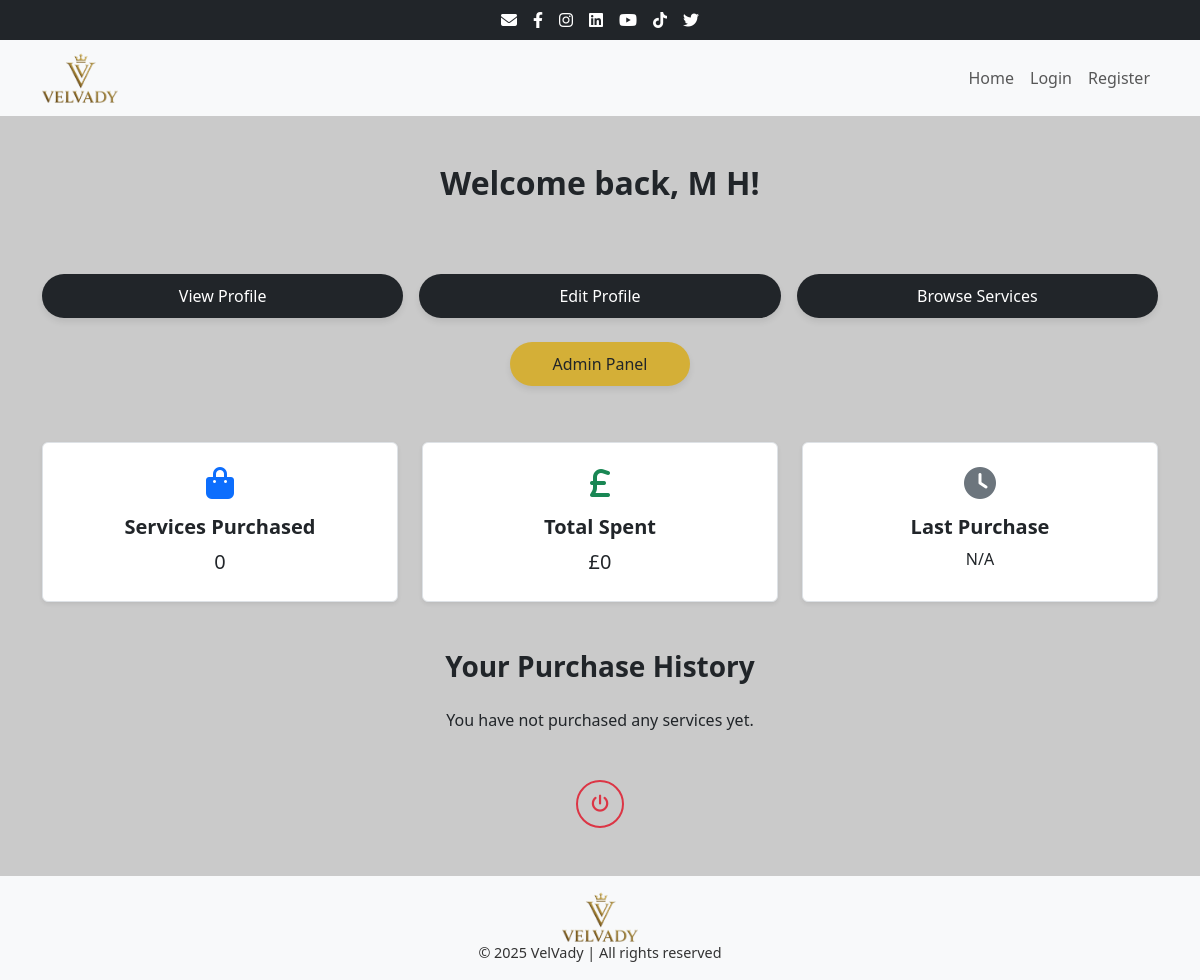
Before: /accounts/dashboard/ (signed in) with the older database file.
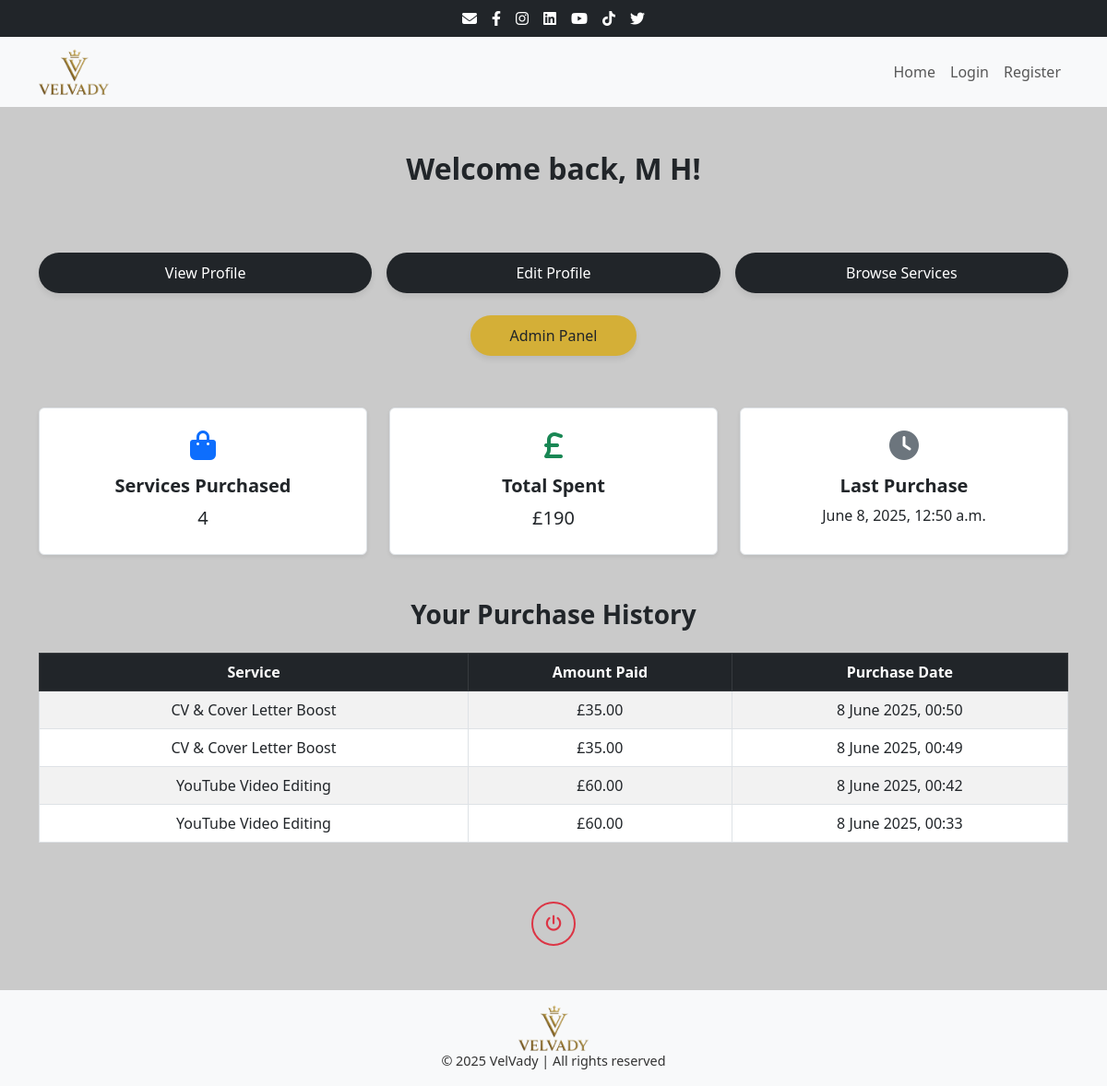
After: the same page with the newer database file.
### accounts/models.py (models this page shows, shortened)
class CustomUser(AbstractBaseUser, PermissionsMixin):
    email = models.EmailField(unique=True)
    first_name = models.CharField(max_length=50)
    last_name = models.CharField(max_length=50)
    address = models.TextField()
    is_active = models.BooleanField(default=True)
    is_staff = models.BooleanField(default=False)
    date_joined = models.DateTimeField(default=timezone.now)
    objects = CustomUserManager()
    USERNAME_FIELD = "email"
    REQUIRED_FIELDS = ["first_name", "last_name", "address"]

### products/models.py (models this page shows, shortened)
class Purchase(models.Model):
    user = models.ForeignKey(settings.AUTH_USER_MODEL, on_delete=models.CASCADE)
    service = models.ForeignKey(Service, on_delete=models.CASCADE)
    amount_paid = models.DecimalField(max_digits=8, decimal_places=2)
    stripe_session_id = models.CharField(max_length=255, unique=True)
    timestamp = models.DateTimeField(auto_now_add=True)
    class Meta:
        ordering = ['-timestamp']
        verbose_name = 'Purchase'
        verbose_name_plural = 'Purchases'

class Service(models.Model):
    title = models.CharField(max_length=200, unique=True)
    slug = models.SlugField(max_length=200, unique=True, blank=True)
    description = models.TextField()
    price = models.DecimalField(max_digits=6, decimal_places=2)
    image = models.ImageField(upload_to='products/')
    is_active = models.BooleanField(default=True)
    created_at = models.DateTimeField(auto_now_add=True)
    updated_at = models.DateTimeField(auto_now=True)

### accounts/views.py (the view)
# urls.py: path('dashboard/', views.DashboardView.as_view(), name='dashboard'),
class DashboardView(LoginRequiredMixin, TemplateView):
    template_name = 'accounts/dashboard.html'
    def get_context_data(self, **kwargs):
        from django.db.models import Sum
        context = super().get_context_data(**kwargs)
        user = self.request.user
        purchases = Purchase.objects.filter(user=user).select_related('service')
        total_services = purchases.count()
        total_spent = purchases.aggregate(Sum('amount_paid'))['amount_paid__sum'] or 0
        latest_purchase = purchases.order_by('-timestamp').first()
        last_order_date = latest_purchase.timestamp if latest_purchase else None
        context['purchases'] = purchases
        context['total_services'] = total_services
        context['total_spent'] = total_spent
        context['last_order_date'] = last_order_date
        return context

### accounts/templates/accounts/dashboard.html (shortened to what this page needs)
{% extends "core/base.html" %}
{% block content %}
<div class="container my-5">
    <div class="text-center mb-4">
        <h2 class="fw-bold mb-4">Welcome back, {{ user.first_name }}!</h2>
    </div>
    <div class="row row-cols-1 row-cols-md-3 g-3 justify-content-center mb-5 button-block-spacing">
        <div class="col">
            <a href="{% url 'profile' %}" class="btn btn-pill btn-pill-primary w-100">View Profile</a>
        </div>
        <div class="col">
            <a href="{% url 'profile_edit' %}" class="btn btn-pill btn-pill-primary w-100">Edit Profile</a>
        </div>
        <div class="col">
            <a href="{% url 'services' %}" class="btn btn-pill btn-pill-primary w-100">Browse Services</a>
        </div>
        {% if user.is_superuser %}
            <div class="text-center mt-4">
                <a href="{% url 'admin:index' %}" class="btn btn-admin-pill w-50">Admin Panel</a>
            </div>
        {% endif %}
    </div>
</div>
<div class="container my-5">
    <div class="row row-cols-1 row-cols-md-3 g-4 justify-content-center">
        <div class="col">
            <div class="dashboard-card text-center h-100 p-4 border rounded shadow-sm bg-white">
                <i class="fas fa-shopping-bag fa-2x text-primary mb-3"></i>
                <h5 class="fw-bold">Services Purchased</h5>
                <p class="fs-5 mb-0">{{ total_services }}</p>
            </div>
        </div>
        <div class="col">
            <div class="dashboard-card text-center h-100 p-4 border rounded shadow-sm bg-white">
                <i class="fas fa-pound-sign fa-2x text-success mb-3"></i>
                <h5 class="fw-bold">Total Spent</h5>
                <p class="fs-5 mb-0">£{{ total_spent }}</p>
            </div>
        </div>
        <div class="col">
            <div class="dashboard-card text-center h-100 p-4 border rounded shadow-sm bg-white">
                <i class="fas fa-clock fa-2x text-secondary mb-3"></i>
                <h5 class="fw-bold">Last Purchase</h5>
                <p class="fs-6 mb-0">{{ last_order_date|default:"N/A" }}</p>
            </div>
        </div>
    </div>
</div>
<div class="container mb-5">
    <h3 class="fw-bold text-center mb-4">Your Purchase History</h3>
    {% if purchases %}
        <div class="table-responsive">
            <table class="table table-striped table-bordered align-middle text-center">
                <thead class="table-dark">
                    <tr>
                        <th>Service</th>
                        <th>Amount Paid</th>
                        <th>Purchase Date</th>
                    </tr>
                </thead>
                <tbody>
                    {% for purchase in purchases %}
                        <tr>
                            <td>{{ purchase.service.title }}</td>
                            <td>£{{ purchase.amount_paid }}</td>
                            <td>{{ purchase.timestamp|date:"j F Y, H:i" }}</td>
                        </tr>
                    {% endfor %}
                </tbody>
            </table>
        </div>
    {% else %}
        <p class="text-center">You have not purchased any services yet.</p>
    {% endif %}
</div>
<div class="container text-center mb-5">
    <a href="{% url 'logout' %}" class="btn btn-logout-circle" title="Logout">
        <i class="fas fa-power-off"></i>
    </a>
</div>
{% endblock %}

### core/templates/core/base.html (shortened to what this page needs)
{% load static %}
<!DOCTYPE html>
<html lang="en">
<head>
    <link href="https://cdn.jsdelivr.net/npm/bootstrap@5.3.0/dist/css/bootstrap.min.css" rel="stylesheet">
    <link href="https://cdnjs.cloudflare.com/ajax/libs/font-awesome/6.4.0/css/all.min.css" rel="stylesheet">
    <link rel="stylesheet" href="{% static 'core/css/styles.css' %}">
</head>
<body class="d-flex flex-column min-vh-100">
    <header>
        <div class="top-bar py-2 bg-dark text-white">
            <div class="container d-flex justify-content-center">
                <div class="social-icons d-flex gap-3">
                    <a href="mailto:info@velvady.com" aria-label="Email"><i class="fas fa-envelope"></i></a>
                    <a href="https://facebook.com" target="_blank" aria-label="Facebook"><i class="fab fa-facebook-f"></i></a>
                    <a href="https://instagram.com" target="_blank" aria-label="Instagram"><i class="fab fa-instagram"></i></a>
                    <a href="https://linkedin.com" target="_blank" aria-label="LinkedIn"><i class="fab fa-linkedin"></i></a>
                    <a href="https://youtube.com" target="_blank" aria-label="YouTube"><i class="fab fa-youtube"></i></a>
                    <a href="https://tiktok.com" target="_blank" aria-label="TikTok"><i class="fab fa-tiktok"></i></a>
                    <a href="https://x.com" target="_blank" aria-label="X (Twitter)"><i class="fab fa-twitter"></i></a>
                </div>
            </div>
        </div>
        <nav class="navbar navbar-expand-lg navbar-light bg-light">
            <div class="container">
                <a class="navbar-brand" href="{% url 'home' %}">
                    <img src="{% static 'core/images/velvady_logo.png' %}" alt="VelVady Logo" class="navbar-logo">
                </a>
                <div class="collapse navbar-collapse justify-content-end" id="navbarNav">
                    <ul class="navbar-nav">
                        <li class="nav-item">
                            <a class="nav-link" href="{% url 'home' %}">Home</a>
                        </li>
                        <li class="nav-item">
                            <a class="nav-link" href="{% url 'login' %}">Login</a>
                        </li>
                        <li class="nav-item">
                            <a class="nav-link" href="{% url 'register' %}">Register</a>
                        </li>
                    </ul>
                </div>
            </div>
        </nav>
    </header>
    <div class="flex-grow-1">
        {% block content %}{% endblock %}
    </div>
    <footer class="bg-light text-center p-3">
        <div>
            <a class="navbar-brand" href="{% url 'home' %}">
                <img src="{% static 'core/images/velvady_logo.png' %}" alt="VelVady Logo" class="navbar-logo">
            </a>
        </div>
        <div>
            <p class="mb-0">&copy; 2025 VelVady | All rights reserved</p>
        </div>
    </footer>
</body>
</html>

### core/static/core/css/styles.css (style rules this page uses)
* { margin: 0; padding: 0; box-sizing: border-box; }
body { background-color: #cacaca; font-family: 'Segoe UI', Tahoma, Geneva, Verdana, sans-serif; }
.navbar-logo { height: 50px; width: auto; }
.top-bar .social-icons a { color: white; font-size: 1rem; transition: color 0.3s ease; }
.navbar-nav .nav-link { position: relative; transition: color 0.3s ease; }
.navbar-nav .nav-link::after { content: ''; position: absolute; left: 0; bottom: 0; width: 0%; height: 2px; background-color: #ffc107; transition: width 0.3s ease; }
footer { background-color: #f8f9fa; font-size: 0.9rem; color: #333; padding: 1rem 0; text-align: center; }
.dashboard-card { transition: transform 0.3s ease; border-radius: 0.75rem; background-color: #fff; }
.button-block-spacing { margin-top: 3.5rem !important; margin-bottom: 3.5rem !important; }
.container.my-5 { margin-top: 3rem !important; margin-bottom: 3rem !important; }
.btn-pill { border-radius: 50px; padding: 10px 24px; font-size: 1rem; font-weight: 500; border: none; transition: all 0.3s ease; box-shadow: 0 4px 6px rgba(0, 0, 0, 0.08); }
.btn-pill-primary { background-color: #212529; color: #fff; }
.btn-admin-pill { border-radius: 50px; padding: 10px 24px; font-size: 1rem; font-weight: 500; background-color: #d4af37; color: #212529; border: none; transition: all 0.3s ease; box-shadow: 0 4px 6px rgba(0, 0, 0, 0.08); }
.btn-logout-circle { display: inline-flex; align-items: center; justify-content: center; width: 48px; height: 48px; border-radius: 50%; background-color: transparent; border: 2px solid #dc3545; color: #dc3545; font-size: 1.1rem; transition: all 0.3s ease; }

Changed rows visible on the page:
added Purchase: timestamp "June 8, 2025, 12:50 a.m.", service "CV & Cover Letter Boost", amount_paid "35.00", timestamp "8 June 2025, 00:50"
added Purchase: service "CV & Cover Letter Boost", amount_paid "35.00", timestamp "8 June 2025, 00:49"
added Purchase: service "YouTube Video Editing", amount_paid "60.00", timestamp "8 June 2025, 00:42"
added Purchase: service "YouTube Video Editing", amount_paid "60.00", timestamp "8 June 2025, 00:33"
Other visible differences:
{{ total_services }}: "0" → "4"
{{ total_spent }}: "0" → "190"
{{ last_order_date|default:"N/A" }}: "N/A" → (not shown)
text no longer shown: "You have not purchased any services yet."
text now shown: "Service Amount Paid Purchase Date"
